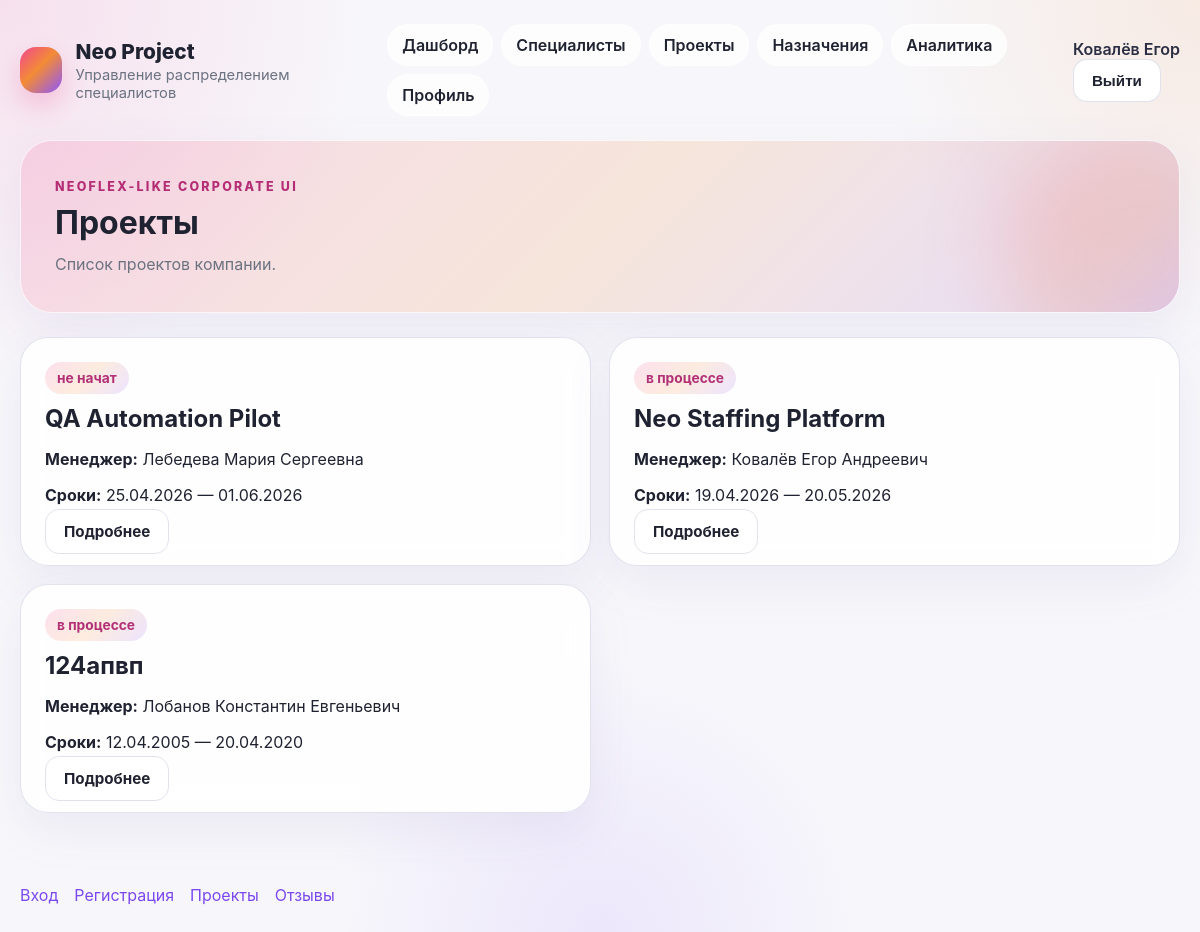
Page /projects/ (signed in) on the committed database.
### db/models.py (models this page shows, shortened)
class User(models.Model):
    last_name = models.CharField(max_length=100)
    first_name = models.CharField(max_length=100)
    middle_name = models.CharField(max_length=100, null=True, blank=True)
    email = models.EmailField(max_length=255, unique=True)
    phone = models.CharField(max_length=30)
    role = models.CharField(max_length=50, choices=Role.choices, db_index=True)
    class Meta:
        db_table = "users"

class Project(models.Model):
    name = models.CharField(max_length=255)
    description = models.TextField()
    start_date = models.DateField()
    end_date = models.DateField(null=True, blank=True)
    budget = models.DecimalField(max_digits=12, decimal_places=2)
    expected_result = models.TextField()
    manager = models.ForeignKey(
        User,
        on_delete=models.RESTRICT,
        related_name="managed_projects",
        limit_choices_to={"role": Role.PROJECT_MANAGER},
    )
    status = models.CharField(max_length=50, choices=ProjectStatus.choices, db_index=True)
    class Meta:
        db_table = "projects"
        constraints = [
            models.CheckConstraint(
                check=Q(budget__gte=0),
                name="chk_projects_budget",
            ),
            models.CheckConstraint(
                check=Q(end_date__isnull=True) | Q(end_date__gte=F("start_date")),
                name="chk_projects_dates",
            ),
        ]

### api/views.py (the view)
# urls.py: path('projects/', views.projects_list_view, name='projects_list'),
def projects_list_view(request):
    projects = []
    for project in Project.objects.select_related("manager").all().order_by("-id"):
        projects.append(
            {
                "id": project.id,
                "name": project.name,
                "status": project.status,
                "manager": _full_name(project.manager),
                "dates": f"{project.start_date:%d.%m.%Y} — {project.end_date:%d.%m.%Y}" if project.end_date else f"{project.start_date:%d.%m.%Y} — ?",
            }
        )
    return _page(request, "pages/projects_list.html", "Проекты", "Список проектов компании.", projects=projects)

### api/views.py (called while the page is built)
def _full_name(user: User) -> str:
    return " ".join(part for part in [user.last_name, user.first_name, user.middle_name] if part)

def _current_user(request):
    user_id = request.session.get("api_user_id")
    if not user_id:
        return None
    return User.objects.filter(pk=user_id).first()

def _page(request, template_name, page_title, page_description, **context):
    context.update({
        'page_title': page_title,
        'page_description': page_description,
        'current_user': _current_user(request),
    })
    return render(request, template_name, context)

### templates/pages/projects_list.html
{% extends 'base.html' %}
{% block content %}
<section class="content-grid two-columns compact-gap">
    {% for project in projects %}
    <article class="card project-card">
        <div class="card-topline"><span class="status-badge">{{ project.status }}</span></div>
        <h2>{{ project.name }}</h2>
        <p><strong>Менеджер:</strong> {{ project.manager }}</p>
        <p><strong>Сроки:</strong> {{ project.dates }}</p>
        <a class="btn-secondary" href="{% url 'app:project_detail' project.id %}">Подробнее</a>
    </article>
    {% empty %}
    <article class="card project-card"><p>Проектов пока нет.</p></article>
    {% endfor %}
</section>
{% endblock %}

### templates/base.html (shortened to what this page needs)
{% load static %}
<!DOCTYPE html>
<html lang="ru">
<head>
    <link rel="stylesheet" href="{% static 'css/style.css' %}">
</head>
<body>
    <div class="page-shell">
        <header class="site-header">
            <div class="brand-block">
                <div class="brand-mark"></div>
                <div>
                    <a href="{% url 'app:dashboard' %}" class="brand-title">Neo Project</a>
                    <p class="brand-subtitle">Управление распределением специалистов</p>
                </div>
            </div>
            <nav class="main-nav">
                <a href="{% url 'app:dashboard' %}">Дашборд</a>
                <a href="{% url 'app:specialists_list' %}">Специалисты</a>
                <a href="{% url 'app:projects_list' %}">Проекты</a>
                <a href="{% url 'app:assignments' %}">Назначения</a>
                <a href="{% url 'app:analytics' %}">Аналитика</a>
                <a href="{% url 'app:profile' %}">Профиль</a>
            </nav>
            <div class="header-actions">
                {% if current_user %}
                    <span class="header-user-name">{{ current_user.last_name }} {{ current_user.first_name }}</span>
                    <form method="post" action="{% url 'app:logout' %}" class="logout-form">
                        <button type="submit" class="btn-secondary">Выйти</button>
                    </form>
                {% else %}
                <nav class="login-nav">
                    <a href="{% url 'app:login' %}" class="btn-secondary">Вход</a>
                    <a href="{% url 'app:register' %}" class="btn-primary">Регистрация</a>
                </nav>
                {% endif %}
            </div>
        </header>
        <main class="main-content">
            <section class="hero-panel">
                <div>
                    <span class="eyebrow">NEOFLEX-LIKE CORPORATE UI</span>
                    <h1>{{ page_title }}</h1>
                    <p>{{ page_description }}</p>
                </div>
                <div class="hero-glow"></div>
            </section>
            {% block content %}{% endblock %}
        </main>
        <footer class="site-footer">
            <div class="footer-links">
                <a href="{% url 'app:login' %}">Вход</a>
                <a href="{% url 'app:register' %}">Регистрация</a>
                <a href="{% url 'app:projects_list' %}">Проекты</a>
                <a href="{% url 'app:feedback' %}">Отзывы</a>
            </div>
        </footer>
    </div>
</body>
</html>

### static/css/style.css (style rules this page uses)
:root { --bg: #f7f7fb; --surface: rgba(255, 255, 255, 0.88); --surface-strong: #ffffff; --text: #1f2230; --muted: #6b7280; --border: rgba(219, 223, 234, 0.85); --shadow: 0 18px 50px rgba(97, 74, 150, 0.08); --gradient: linear-gradient(135deg, #f14692 0%, #f38b35 45%, #8d56ff 100%); --gradient-soft: linear-gradient(135deg, rgba(241, 70, 146, 0.16), rgba(243, 139, 53, 0.16), rgba(141, 86, 255, 0.16)); }
* { box-sizing: border-box; }
body { margin: 0; font-family: Inter, Arial, sans-serif; color: var(--text); background: radial-gradient(circle at top left, rgba(241, 70, 146, 0.13), transparent 25%), radial-gradient(circle at top right, rgba(243, 139, 53, 0.12), transparent 22%), radial-gradient(circle at bottom center, rgba(141, 86, 255, 0.1), transparent 25%), var(--bg); }
a { color: #7b48ef; text-decoration: none; }
.page-shell { min-height: 100vh; display: flex; flex-direction: column; }
.site-header, .site-footer, .main-content { width: min(1240px, calc(100% - 40px)); margin: 0 auto; }
.site-header { display: flex; justify-content: space-between; align-items: center; padding: 24px 0 16px; gap: 24px; }
.brand-block { display: flex; align-items: center; gap: 14px; }
.brand-mark { width: 46px; height: 46px; border-radius: 16px; background: var(--gradient); box-shadow: 0 12px 25px rgba(241, 70, 146, 0.24); }
.brand-title { font-size: 1.3rem; font-weight: 800; color: var(--text); }
.brand-subtitle { margin: 2px 0 0; color: var(--muted); font-size: 0.92rem; }
.main-nav { display: flex; gap: 8px; flex-wrap: wrap; }
.main-nav a { padding: 10px 14px; border-radius: 999px; background: rgba(255,255,255,0.72); border: 1px solid rgba(255,255,255,0.55); color: var(--text); font-weight: 600; }
.main-content { flex: 1; padding-bottom: 48px; }
.hero-panel { position: relative; overflow: hidden; background: var(--gradient-soft); border: 1px solid rgba(255,255,255,0.7); border-radius: 32px; padding: 34px; box-shadow: var(--shadow); margin: 8px 0 24px; }
.hero-panel h1 { margin: 8px 0 10px; font-size: 2rem; }
.hero-panel p { margin: 0; max-width: 720px; color: var(--muted); line-height: 1.6; }
.eyebrow { font-size: 0.78rem; letter-spacing: 0.18em; font-weight: 800; color: #b42d75; }
.hero-glow { position: absolute; inset: auto -80px -80px auto; width: 260px; height: 260px; background: var(--gradient); opacity: 0.22; filter: blur(42px); border-radius: 50%; }
.card { background: var(--surface); border: 1px solid var(--border); border-radius: 28px; box-shadow: var(--shadow); padding: 24px; backdrop-filter: blur(12px); }
.card h2 { margin-top: 0; margin-bottom: 16px; }
.stats-grid, .content-grid { display: grid; gap: 20px; margin-bottom: 24px; }
.two-columns { grid-template-columns: repeat(2, minmax(0, 1fr)); }
.compact-gap { gap: 18px; }
.btn-primary, .btn-secondary, button { border: none; cursor: pointer; border-radius: 14px; padding: 12px 18px; font-weight: 700; font-size: 0.95rem; }
.btn-secondary { background: white; color: var(--text); border: 1px solid var(--border); }
.chip, .status-badge, .score-pill { display: inline-flex; align-items: center; justify-content: center; padding: 8px 12px; border-radius: 999px; font-weight: 700; font-size: 0.86rem; }
.status-badge, .score-pill { background: var(--gradient-soft); color: #b23075; }
.project-card h2, .recommendation-card h2 { margin-bottom: 10px; }
.card-topline { margin-bottom: 10px; }
.site-footer { display: flex; justify-content: space-between; gap: 20px; align-items: center; padding: 0 0 28px; color: var(--muted); }
.footer-links { display: flex; gap: 16px; flex-wrap: wrap; }
.logout-form { margin: 0; }
.header-user-name { font-weight: 600; color: #2b2d42; white-space: nowrap; }

### rows in the picture
User: last_name "Ковалёв", first_name "Егор"
Project: status "не начат", name "QA Automation Pilot"
Project: status "в процессе", name "Neo Staffing Platform"
Project: status "в процессе", name "124апвп"

### other values in the picture
{{ page_title }} "Проекты"
{{ page_description }} "Список проектов компании."
{{ project.manager }} "Лебедева Мария Сергеевна" "Ковалёв Егор Андреевич" "Лобанов Константин Евгеньевич"
{{ project.dates }} "25.04.2026 — 01.06.2026" "19.04.2026 — 20.05.2026" "12.04.2005 — 20.04.2020"
